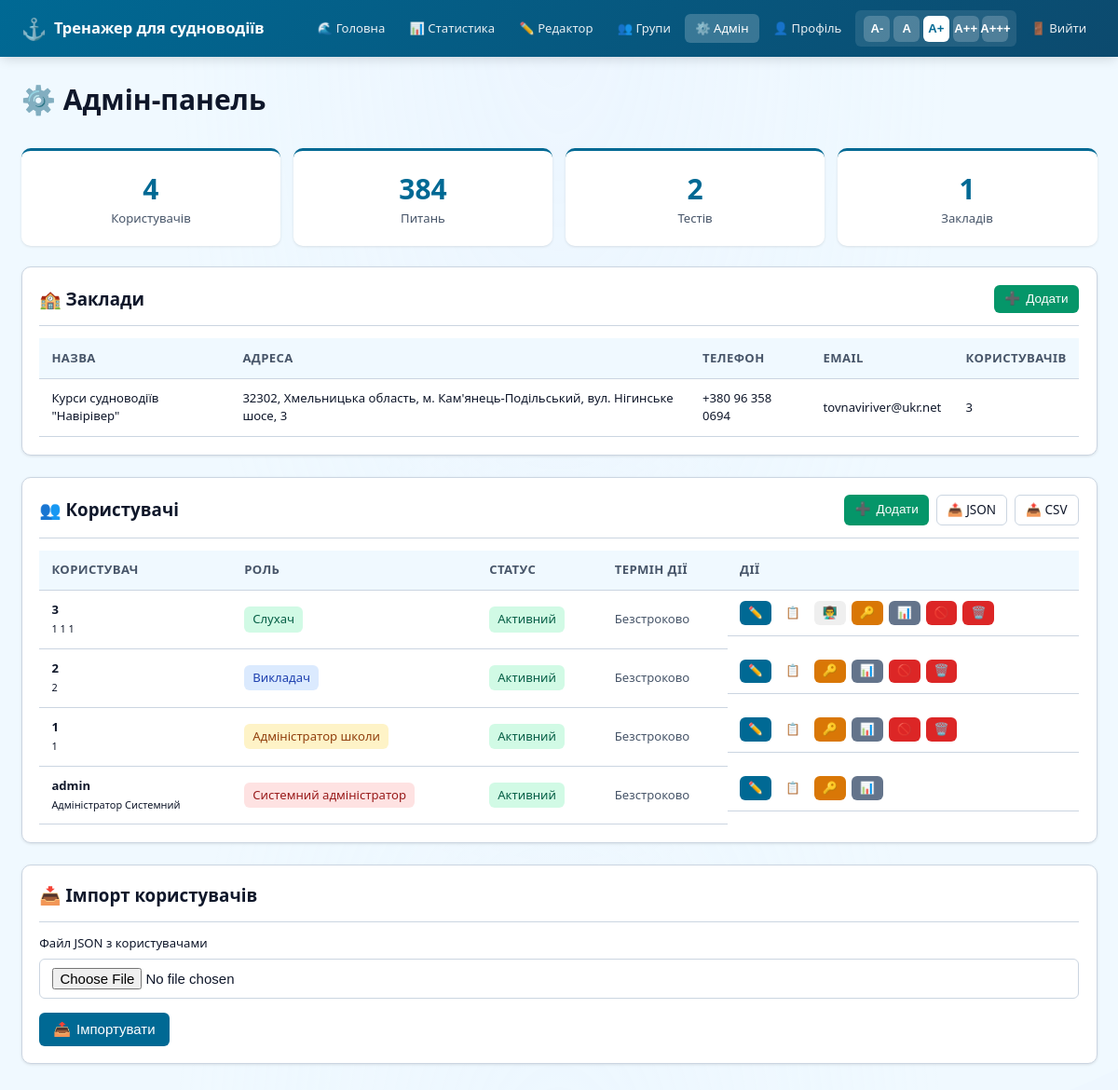
Page /admin (signed in) on the earlier database version.
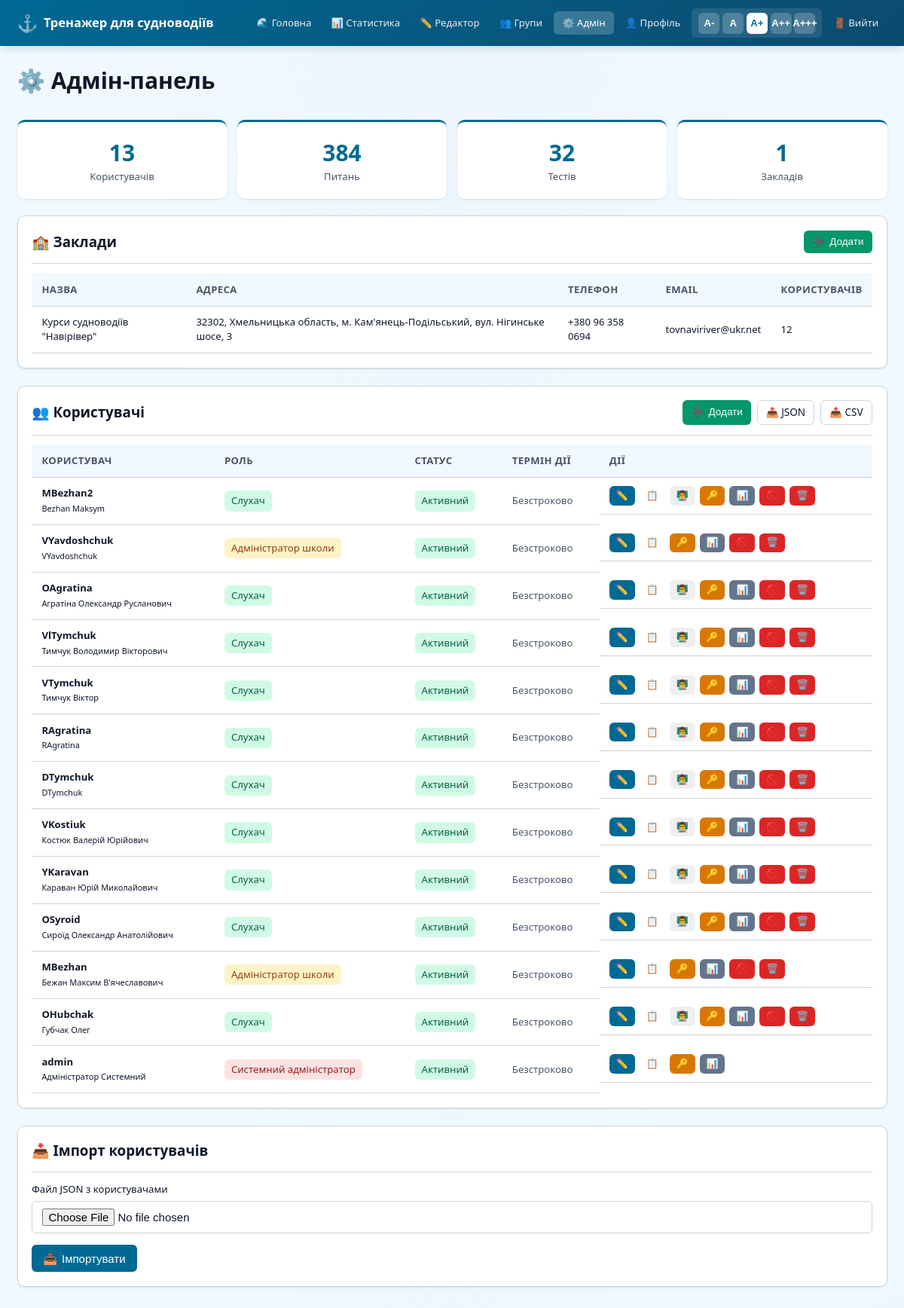
Same page on the later database version.
### app/models.py (models this page shows, shortened)
class School(db.Model):
    __tablename__ = 'schools'
    id = db.Column(db.Integer, primary_key=True)
    name = db.Column(db.String(200), nullable=False)
    address = db.Column(db.String(300))
    phone = db.Column(db.String(20))
    email = db.Column(db.String(120))
    logo_url = db.Column(db.String(500))
    created_at = db.Column(db.DateTime, default=datetime.utcnow)
    is_active = db.Column(db.Boolean, default=True)
    users = db.relationship('User', backref='school', lazy=True)

class User(UserMixin, db.Model):
    __tablename__ = 'users'
    id = db.Column(db.Integer, primary_key=True)
    username = db.Column(db.String(80), unique=True, nullable=False)
    password_hash = db.Column(db.String(128), nullable=False)
    last_name = db.Column(db.String(100))  # Прізвище
    first_name = db.Column(db.String(100))  # Ім'я
    middle_name = db.Column(db.String(100))  # По батькові
    phone = db.Column(db.String(20))  # Номер телефону
    email = db.Column(db.String(120))  # Електронна пошта
    avatar_url = db.Column(db.String(500))  # URL аватара
    role = db.Column(db.String(20), default='student')  # system_admin, school_admin, teacher, student
    school_id = db.Column(db.Integer, db.ForeignKey('schools.id'), nullable=True)
    teacher_id = db.Column(db.Integer, db.ForeignKey('users.id'), nullable=True)  # Для слухачів - їх викладач
    is_active = db.Column(db.Boolean, default=True)
    account_created_at = db.Column(db.DateTime, default=datetime.utcnow)
    account_expires_at = db.Column(db.DateTime)  # Термін дії аккаунта
    first_login_at = db.Column(db.DateTime)  # Перший вхід (для активації)
    data_processing_consent = db.Column(db.Boolean, default=False)
    consent_date = db.Column(db.DateTime)
    must_change_password = db.Column(db.Boolean, default=False)
    last_login = db.Column(db.DateTime)
    login_count = db.Column(db.Integer, default=0)
    test_sessions = db.relationship('TestSession', backref='user', lazy=True, cascade='all, delete-orphan')
    def can_access_admin(self):
        return self.role in ['system_admin', 'school_admin']
    def can_edit_questions(self):
        return self.role in ['system_admin', 'school_admin', 'teacher']
    def can_edit_user(self, user):
        if self.role == 'system_admin':
            return user.role != 'system_admin' or user.id == self.id
    def get_full_name(self):
        parts = [self.last_name, self.first_name, self.middle_name]
        return ' '.join(filter(None, parts)) or self.username
    def get_role_display(self):
        roles = {
            'system_admin': 'Системний адміністратор',
            'school_admin': 'Адміністратор школи',
            'teacher': 'Викладач',
            'student': 'Слухач'
        }
        return roles.get(self.role, self.role)
    def is_account_expired(self):
        if self.account_expires_at:
            return datetime.utcnow() > self.account_expires_at
        return False

### app/routes.py (the view, shortened to what this page needs)
@main_bp.route('/admin')
@login_required
@admin_required
def admin():
    if current_user.role == 'system_admin':
        total_users = User.query.count()
        total_questions = Question.query.count()
        total_tests = TestSession.query.filter_by(is_completed=True).count()
        total_schools = School.query.count()
        users = User.query.order_by(User.account_created_at.desc()).limit(50).all()
        schools = School.query.all()
        teachers = User.query.filter(User.role.in_(['teacher', 'school_admin', 'system_admin'])).all()
    else:
        return redirect(url_for('main.dashboard'))
    categories = Category.query.all()
    return render_template('admin.html',
                           total_users=total_users,
                           total_questions=total_questions,
                           total_tests=total_tests,
                           total_schools=total_schools,
                           users=users,
                           schools=schools,
                           categories=categories,
                           teachers=teachers)

### app/templates/admin.html (shortened to what this page needs)
{% extends "base.html" %}
{% block content %}
<div class="fade-in">
    <h1 style="margin-bottom: 2rem;">⚙️ Адмін-панель</h1>
    <div class="admin-stats">
        <div class="admin-stat">
            <div class="admin-stat-value">{{ total_users }}</div>
            <div class="admin-stat-label">Користувачів</div>
        </div>
        <div class="admin-stat">
            <div class="admin-stat-value">{{ total_questions }}</div>
            <div class="admin-stat-label">Питань</div>
        </div>
        <div class="admin-stat">
            <div class="admin-stat-value">{{ total_tests }}</div>
            <div class="admin-stat-label">Тестів</div>
        </div>
        <div class="admin-stat">
            <div class="admin-stat-value">{{ total_schools }}</div>
            <div class="admin-stat-label">Закладів</div>
        </div>
    </div>
    {% if current_user.role == 'system_admin' %}
    <div class="card" style="margin-bottom: 1.5rem;">
        <div class="card-header">
            <h2 class="card-title">🏫 Заклади</h2>
            <button class="btn btn-success btn-sm" onclick="openModal('add-school-modal')">
                <span>➕</span> Додати
            </button>
        </div>
        {% if schools %}
        <div class="table-container">
            <table class="table">
                <thead>
                    <tr>
                        <th>Назва</th>
                        <th>Адреса</th>
                        <th>Телефон</th>
                        <th>Email</th>
                        <th>Користувачів</th>
                    </tr>
                </thead>
                <tbody>
                    {% for school in schools %}
                    <tr>
                        <td>{{ school.name }}</td>
                        <td>{{ school.address or '—' }}</td>
                        <td>{{ school.phone or '—' }}</td>
                        <td>{{ school.email or '—' }}</td>
                        <td>{{ school.users|length }}</td>
                    </tr>
                    {% endfor %}
                </tbody>
            </table>
        </div>
        {% else %}
        <div class="empty-state">
            <div class="empty-state-icon">🏫</div>
            <p>Ще немає закладів</p>
        </div>
        {% endif %}
    </div>
    {% endif %}
    <div class="card" style="margin-bottom: 1.5rem;">
        <div class="card-header">
            <h2 class="card-title">👥 Користувачі</h2>
            <div style="display: flex; gap: 0.5rem;">
                <button class="btn btn-success btn-sm" onclick="openModal('add-user-modal')">
                    <span>➕</span> Додати
                </button>
                {% if current_user.role == 'system_admin' %}
                <a href="{{ url_for('main.export_users', format='json') }}" class="btn btn-outline btn-sm">📤 JSON</a>
                <a href="{{ url_for('main.export_users', format='csv') }}" class="btn btn-outline btn-sm">📤 CSV</a>
                {% endif %}
            </div>
        </div>
        <div class="table-container">
            <table class="table">
                <thead>
                    <tr>
                        <th>Користувач</th>
                        <th>Роль</th>
                        <th>Статус</th>
                        <th>Термін дії</th>
                        <th>Дії</th>
                    </tr>
                </thead>
                <tbody>
                    {% for user in users %}
                    <tr>
                        <td>
                            <strong>{{ user.username }}</strong>
                            {% if user.get_full_name() %}<br><small>{{ user.get_full_name() }}</small>{% endif %}
                        </td>
                        <td>
                            <span class="badge
                                {% if user.role == 'system_admin' %}badge-danger
                                {% elif user.role == 'school_admin' %}badge-warning
                                {% elif user.role == 'teacher' %}badge-info
                                {% else %}badge-success{% endif %}">
                                {{ user.get_role_display() }}
                            </span>
                        </td>
                        <td>
                            {% if user.is_active %}
                                <span class="badge badge-success">Активний</span>
                            {% else %}
                                <span class="badge badge-danger">Неактивний</span>
                            {% endif %}
                        </td>
                        <td>
                            {% if user.account_expires_at %}
                                {{ user.account_expires_at.strftime('%d.%m.%Y') }}
                            {% else %}
                                <span style="color: var(--text-secondary);">Безстроково</span>
                            {% endif %}
                        </td>
                        <td class="actions">
                            {% if current_user.can_edit_user(user) %}
                            <button class="btn btn-primary btn-xs" onclick="editUser({{ user.id }})" title="Редагувати">
                                ✏️
                            </button>
                            {% endif %}
                            <a href="{{ url_for('main.user_login_logs', user_id=user.id) }}"
                               class="btn btn-info btn-xs" title="Логи входів">
                                📋
                            </a>
                            {% if user.role == 'student' and current_user.can_edit_user(user) %}
                            <button class="btn btn-info btn-xs" onclick="openAssignTeacherModal({{ user.id }}, '{{ user.username }}')" title="Призначити викладача">
                                👨‍🏫
                            </button>
                            {% endif %}
                            {% if current_user.can_edit_user(user) %}
                            <a href="{{ url_for('main.reset_password', user_id=user.id) }}"
                               class="btn btn-warning btn-xs" title="Скинути пароль"
                               onclick="return confirm('Скинути пароль для {{ user.username }}?')">
                                🔑
                            </a>
                            <a href="{{ url_for('main.reset_user_stats', user_id=user.id) }}"
                               class="btn btn-secondary btn-xs" title="Скинути статистику"
                               onclick="return confirm('Скинути статистику для {{ user.username }}?')">
                                📊
                            </a>
                            {% if user.id != current_user.id %}
                            <a href="{{ url_for('main.toggle_user', user_id=user.id) }}"
                               class="btn btn-{{ 'danger' if user.is_active else 'success' }} btn-xs"
                               title="{{ 'Деактивувати' if user.is_active else 'Активувати' }}">
                                {{ '🚫' if user.is_active else '✓' }}
                            </a>
                            <form method="POST" action="{{ url_for('main.delete_user', user_id=user.id) }}"
                                  style="display: inline;"
                                  onsubmit="return confirm('ВИДАЛИТИ користувача {{ user.username }}? Цю дію неможливо скасувати!')">
                                <button type="submit" class="btn btn-danger btn-xs" title="Видалити">
                                    🗑️
                                </button>
                            </form>
                            {% endif %}
                            {% endif %}
                        </td>
                    </tr>
                    {% endfor %}
                </tbody>
            </table>
        </div>
    </div>
    {% if current_user.role == 'system_admin' %}
    <div class="card" style="margin-top: 1.5rem;">
        <div class="card-header">
            <h2 class="card-title">📥 Імпорт користувачів</h2>
        </div>
        <form method="POST" action="{{ url_for('main.import_users') }}" enctype="multipart/form-data">
            <div class="form-group">
                <label class="form-label">Файл JSON з користувачами</label>
                <input type="file" class="form-control" name="file" accept=".json" required>
            </div>
            <button type="submit" class="btn btn-primary">
                <span>📤</span> Імпортувати
            </button>
        </form>
    </div>
    {% endif %}
</div>
{% endblock %}

### app/templates/base.html (shortened to what this page needs)
<!DOCTYPE html>
<html lang="uk">
<head>
    <link rel="stylesheet" href="{{ url_for('static', filename='css/style.css') }}">
</head>
<body>
    {% if current_user.is_authenticated %}
    <nav class="navbar">
        <div class="navbar-content">
            <a href="{{ url_for('main.dashboard') }}" class="navbar-brand">
                <span style="font-size: 1.5rem;">⚓</span>
                <span>Тренажер для судноводіїв</span>
            </a>
            <ul class="navbar-nav">
                <li><a href="{{ url_for('main.dashboard') }}" class="nav-link {% if request.endpoint == 'main.dashboard' %}active{% endif %}">🌊 Головна</a></li>
                <li><a href="{{ url_for('main.statistics') }}" class="nav-link {% if request.endpoint == 'main.statistics' %}active{% endif %}">📊 Статистика</a></li>
                {% if current_user.can_edit_questions() %}
                <li><a href="{{ url_for('main.editor') }}" class="nav-link {% if request.endpoint.startswith('main.editor') or request.endpoint in ['main.add_question', 'main.edit_question'] %}active{% endif %}">✏️ Редактор</a></li>
                {% endif %}
                {% if current_user.role in ['teacher', 'school_admin', 'system_admin'] %}
                <li><a href="{{ url_for('main.groups_list') }}" class="nav-link {% if request.endpoint.startswith('main.group') or request.endpoint.startswith('main.school_exam') %}active{% endif %}">👥 Групи</a></li>
                {% endif %}
                {% if current_user.can_access_admin() %}
                <li><a href="{{ url_for('main.admin') }}" class="nav-link {% if request.endpoint == 'main.admin' %}active{% endif %}">⚙️ Адмін</a></li>
                {% endif %}
                <li><a href="{{ url_for('main.profile') }}" class="nav-link {% if request.endpoint == 'main.profile' %}active{% endif %}">👤 Профіль</a></li>
                <li>
                    <div class="font-size-controls">
                        <button class="font-size-btn" onclick="setFontSize('xs')" title="Дуже маленький">A-</button>
                        <button class="font-size-btn" onclick="setFontSize('small')" title="Маленький">A</button>
                        <button class="font-size-btn active" onclick="setFontSize('normal')" title="Нормальний">A+</button>
                        <button class="font-size-btn" onclick="setFontSize('large')" title="Великий">A++</button>
                        <button class="font-size-btn" onclick="setFontSize('xlarge')" title="Дуже великий">A+++</button>
                    </div>
                </li>
                <li><a href="{{ url_for('main.logout') }}" class="nav-link">🚪 Вийти</a></li>
            </ul>
        </div>
    </nav>
    {% endif %}
    <main class="{% if not current_user.is_authenticated %}login-page{% else %}container{% endif %}">
        {% block content %}{% endblock %}
    </main>
</body>
</html>

Differences in the rows shown:
removed User: username "3", get_full_name "1 1 1", role "Слухач", shows "Активний", shows "Безстроково", is_active "🚫"
removed User: username "2", get_full_name "2", role "Викладач", shows "Активний", shows "Безстроково", is_active "🚫"
removed User: username "1", get_full_name "1", role "Адміністратор школи", shows "Активний", shows "Безстроково", is_active "🚫"
changed School "Курси судноводіїв \"Навірівер\"": users|length "3" → "12"
added User: username "MBezhan2", get_full_name "Bezhan Maksym", role "Слухач", shows "Активний", shows "Безстроково", is_active "🚫"
added User: username "VYavdoshchuk", get_full_name "VYavdoshchuk", role "Адміністратор школи", shows "Активний", shows "Безстроково", is_active "🚫"
added User: username "OAgratina", get_full_name "Агратіна Олександр Русланович", role "Слухач", shows "Активний", shows "Безстроково", is_active "🚫"
added User: username "VlTymchuk", get_full_name "Тимчук Володимир Вікторович", role "Слухач", shows "Активний", shows "Безстроково", is_active "🚫"
added User: username "VTymchuk", get_full_name "Тимчук Віктор", role "Слухач", shows "Активний", shows "Безстроково", is_active "🚫"
added User: username "RAgratina", get_full_name "RAgratina", role "Слухач", shows "Активний", shows "Безстроково", is_active "🚫"
added User: username "DTymchuk", get_full_name "DTymchuk", role "Слухач", shows "Активний", shows "Безстроково", is_active "🚫"
added User: username "VKostiuk", get_full_name "Костюк Валерій Юрійович", role "Слухач", shows "Активний", shows "Безстроково", is_active "🚫"
added User: username "YKaravan", get_full_name "Караван Юрій Миколайович", role "Слухач", shows "Активний", shows "Безстроково", is_active "🚫"
added User: username "OSyroid", get_full_name "Сироїд Олександр Анатолійович", role "Слухач", shows "Активний", shows "Безстроково", is_active "🚫"
added User: username "MBezhan", get_full_name "Бежан Максим В'ячеславович", role "Адміністратор школи", shows "Активний", shows "Безстроково", is_active "🚫"
added User: username "OHubchak", get_full_name "Губчак Олег", role "Слухач", shows "Активний", shows "Безстроково", is_active "🚫"
Other differences:
{{ total_users }}: "4" → "13"
{{ total_tests }}: "2" → "32"
